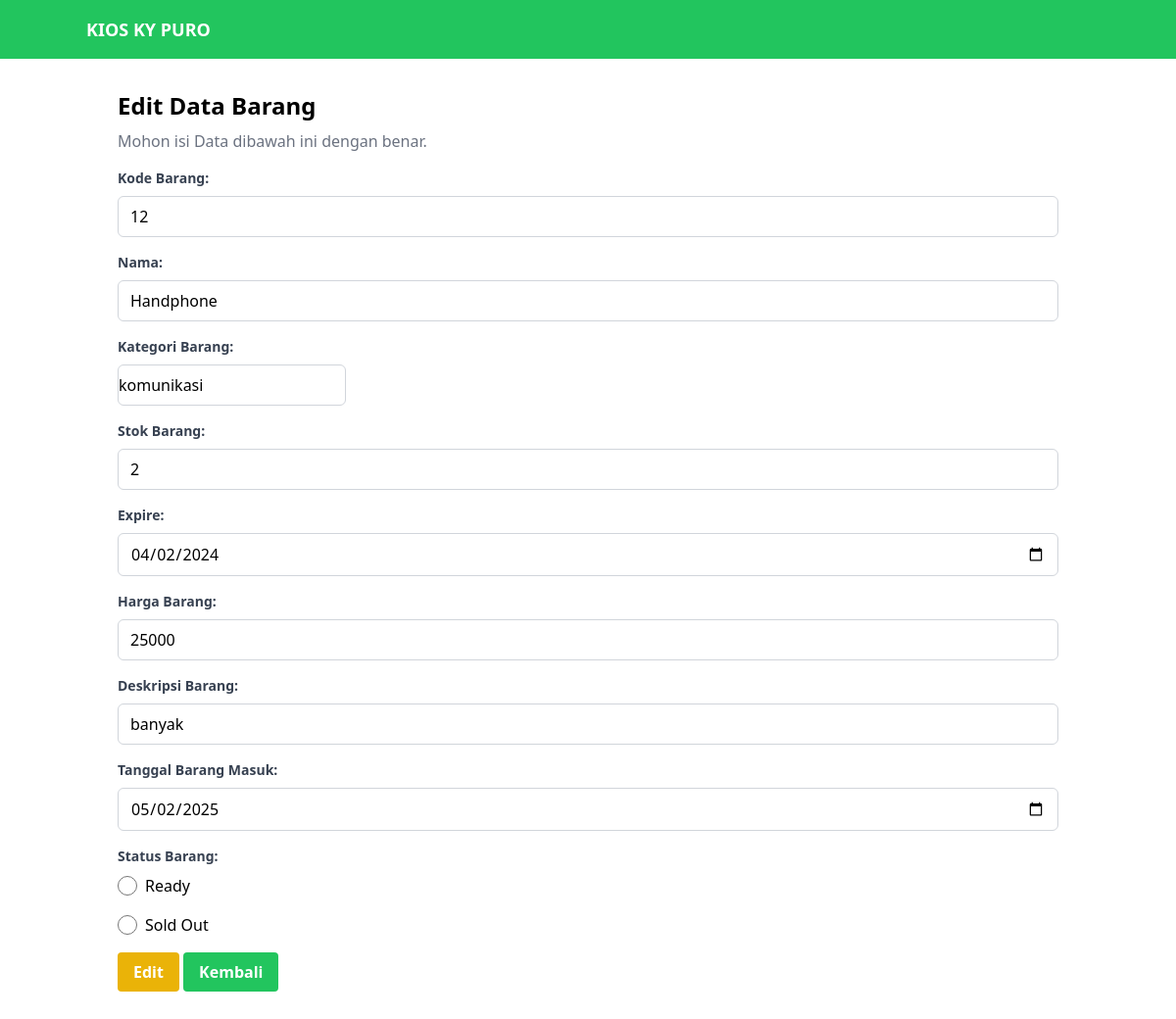
/edit.php?id=5, run on the app's committed database.
### tables this page shows
CREATE TABLE `barang` (
  `id` int(20) NOT NULL,
  `kode_barang` int(20) NOT NULL,
  `nama_barang` varchar(50) NOT NULL,
  `kategori_barang` varchar(50) NOT NULL,
  `stok` int(100) NOT NULL,
  `expire` date NOT NULL,
  `harga_barang` varchar(11) NOT NULL,
  `deskripsi` varchar(100) NOT NULL,
  `tanggal_masuk` date NOT NULL,
  `status` varchar(11) NOT NULL
);

### edit.php (the view, shortened to what this page needs)
<?php
include_once('koneksi.php');
$id = $_GET['id'];
$query = mysqli_query($conn, "SELECT * FROM barang WHERE id = '$id'");
$data = mysqli_fetch_array($query);
?>
<!DOCTYPE html>
<html lang="en">
<head>
    <script src="https://cdn.tailwindcss.com"></script>
</head>
<body>
    <nav class="bg-green-500 p-4">
        <div class="container mx-auto flex justify-between items-center">
            <div class="text-white font-semibold text-lg"><a href="index.php">KIOS KY PURO</a></div>
    </nav>
    <div class="container mx-auto p-8">
        <form method="POST">
            <div class="mb-4">
                <h2 class="text-2xl font-bold mb-2">Edit Data Barang</h2>
                <p class="text-gray-500">Mohon isi Data dibawah ini dengan benar. </p>
            </div>
            <div class="mb-4">
                <label for="kode_barang" class="block text-gray-700 text-sm font-bold mb-2">Kode Barang:</label>
                <input type="text" id="kode_barang" name="kode_barang" class="border border-gray-300 rounded-md py-2 px-3 w-full" value="<?= $data['kode_barang'] ?>">
            </div>
            <div class="mb-4">
                <label for="nama" class="block text-gray-700 text-sm font-bold mb-2">Nama:</label>
                <input type="text" id="nama_barang" name="nama_barang" class="border border-gray-300 rounded-md py-2 px-3 w-full" value="<?= $data['nama_barang']?>">
            </div>
            <div class="mb-4">
                <label for="kategori" class="block text-gray-700 text-sm font-bold mb-2">Kategori Barang:</label>
                <input type="text" id="kategori-barang" name="kategori_barang" class="border border-gray-300
                rounded-md py-2 px-3w-full" value="<?= $data['kategori_barang']?>">
            </div>
            <div class="mb-4">
                <label for="stok" class="block text-gray-700 text-sm font-bold mb-2">Stok Barang:</label>
                <input type="text" id="stok" name="stok" class="border border-gray-300
                rounded-md py-2 px-3 w-full" value="<?= $data['stok']?>">
            </div>
            <div class="mb-4">
                <label for="expire" class="block text-gray-700 text-sm font-bold mb-2">Expire:</label>
                <input type="date" id="expire" name="expire" class="border border-gray-300
                rounded-md py-2 px-3 w-full" value="<?= $data['expire']?>":>
            </div>
            <div class="mb-4">
                <label for="harga_barang" class="block text-gray-700 text-sm font-bold mb-2">Harga Barang:</label>
                <input type="text" id="harga_barang" name="harga_barang" class="border border-gray-300 rounded-md py-2 px-3
                w-full" value="<?= $data['harga_barang']?>">
            </div>
            <div class="mb-4">
                <label for="deskripsi" class="block text-gray-700 text-sm font-bold mb-2">Deskripsi Barang:</label>
                <input type="text" id="deskripsi" name="deskripsi" class="border border-gray-300 rounded-md py-2 px-3
                w-full" value="<?= $data['deskripsi']?>">
            </div>
            <div class="mb-4">
                <label for="tanggal_masuk" class="block text-gray-700 text-sm font-bold mb-2">Tanggal Barang Masuk:</label>
                <input type="date" id="tanggal_masuk" name="tanggal_masuk" class="border border-gray-300
                rounded-md py-2 px-3 w-full" value="<?= $data['tanggal_masuk']?>">
            </div>
            <div class="mb-4">
                <label for="status" class="block text-gray-700 text-sm font-bold mb-2">Status Barang:</label>
                <div class="flex items-center mb-4">
                    <input type="radio" id="status" name="status" value="Ready" class="form-radio h-5 w-5
                    text-blue-600">
                    <label for="ready" class="ml-2">Ready</label>
                </div>
                <div class="flex items-center mb-4">
                    <input type="radio" id="status" name="status" value="Sold Out" class="form-radio h-5 w-5
                    text-pink-600">
                    <label for="soldout" class="ml-2">Sold Out</label>
                </div>
            </div>
            <div>
            <button type="submit" class="bg-yellow-500 hover:bg-yellow-700 text-white font-bold py-2 px-4 rounded" name="tambah">Edit</button>
                <a href="index.php" class="bg-green-500 hover:bg-green-700 text-white font-bold py-2 px-4
                    rounded inline-block mb-1">Kembali</a>
            </div>
        </form>
    </div>
</body>
</html>

### data on the page
barang: kode_barang "12", nama_barang "Handphone", kategori_barang "komunikasi", stok "2", expire "04/02/2024", harga_barang "25000", deskripsi "banyak", tanggal_masuk "05/02/2025"
